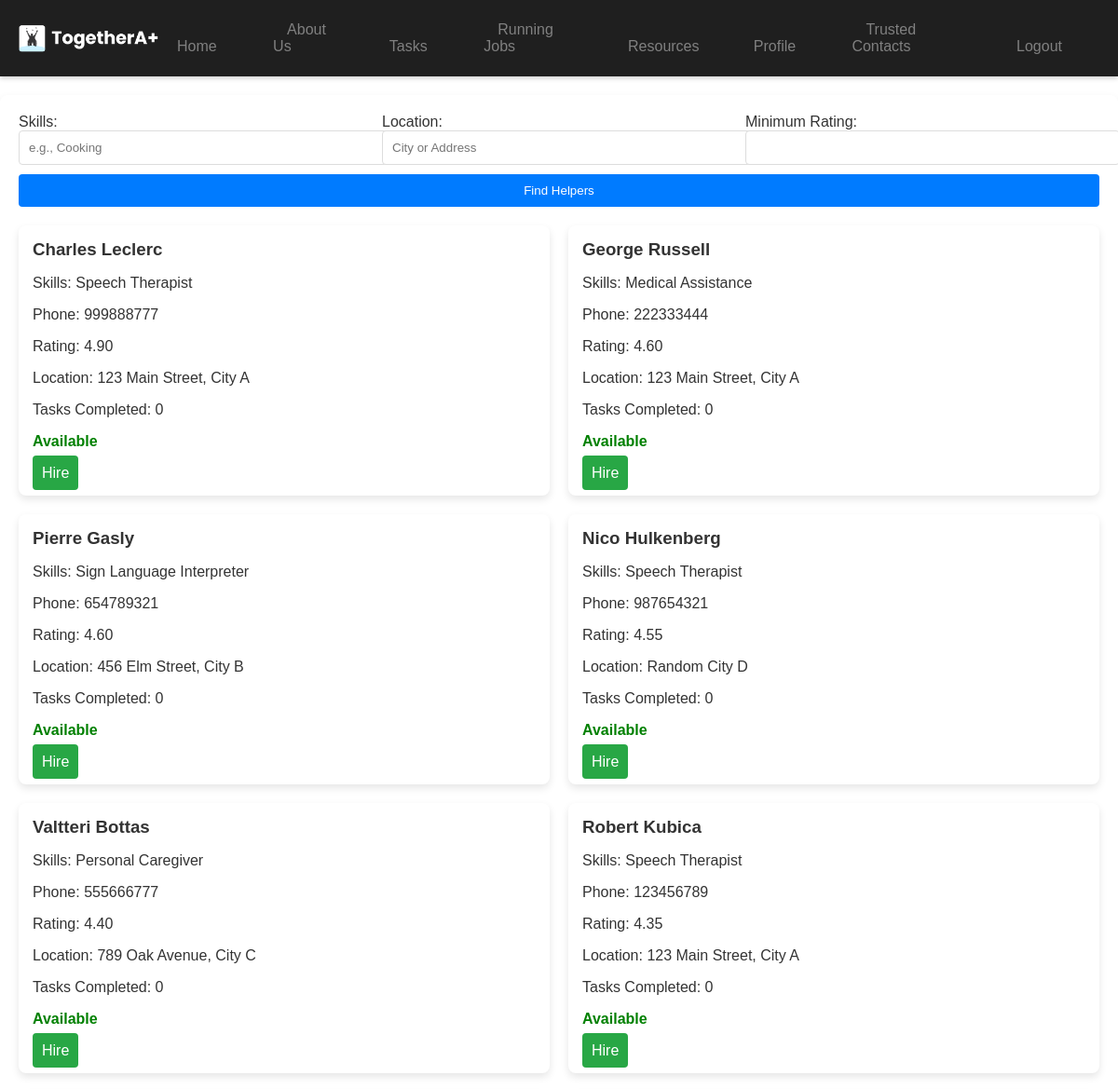
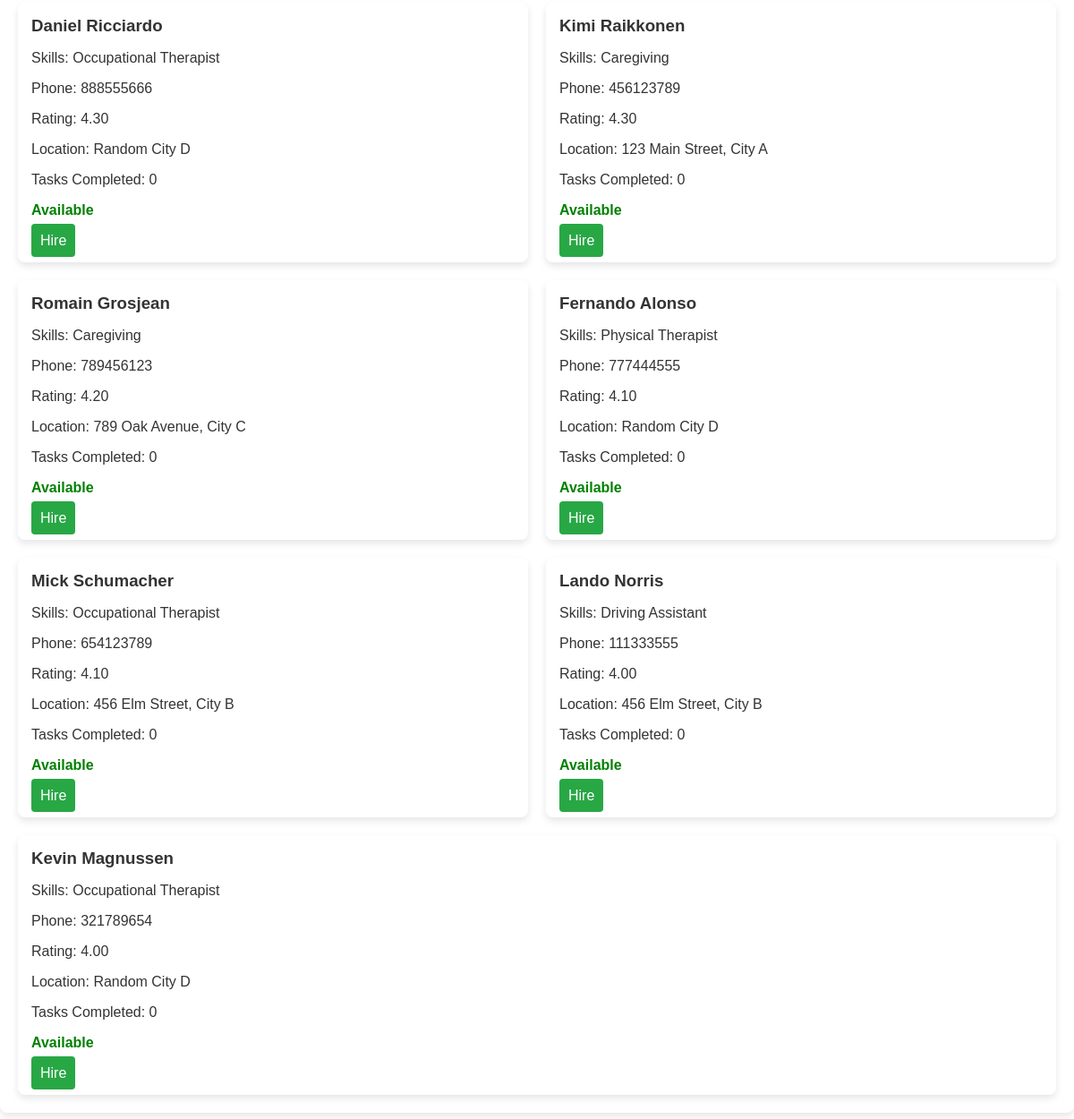
The page /find_new_helper.php (signed in) on the database its author committed (2 pictures, top to bottom).
### tables this page shows
CREATE TABLE `helpers` (
  `helper_id` int(11) NOT NULL,
  `name` varchar(255) NOT NULL,
  `email` varchar(255) NOT NULL,
  `password_hash` varchar(255) NOT NULL,
  `phone_number` varchar(15) DEFAULT NULL,
  `address` text DEFAULT NULL,
  `skills` text DEFAULT NULL,
  `rating` decimal(3,2) DEFAULT 0.00,
  `profile_photo` text DEFAULT NULL,
  `created_at` timestamp NOT NULL DEFAULT current_timestamp(),
  `updated_at` timestamp NOT NULL DEFAULT current_timestamp() ON UPDATE current_timestamp(),
  `verification_status` enum('pending','verified','rejected') DEFAULT 'pending',
  `verified_by` int(11) DEFAULT NULL,
  `status` enum('active','suspended','deactivated') DEFAULT 'active'
);

### find_new_helper.php (the view, shortened to what this page needs)
<?php
include 'dbconnect.php';
$user_id = $_SESSION['user_id'];
$sql = "
    SELECT
        h.helper_id,
        h.name,
        h.skills,
        h.rating,
        h.address,
        h.phone_number,
        COUNT(hr.hiring_id) AS tasks_completed,
        CASE
            WHEN h.status = 'active' AND
                 (SELECT COUNT(*)
                  FROM hiring_records hr2
                  WHERE hr2.helper_id = h.helper_id
                  AND hr2.status = 'in_progress') = 0
            THEN 'Available'
            ELSE 'Unavailable'
        END AS availability
    FROM
        helpers h
    LEFT JOIN
        hiring_records hr ON h.helper_id = hr.helper_id AND hr.status = 'completed'
    WHERE
        h.helper_id NOT IN (
            SELECT hr.helper_id
            FROM hiring_records hr
            WHERE hr.user_id = ?
        )
        AND h.status = 'active'
";
$sql .= "
    GROUP BY h.helper_id, h.name, h.skills, h.rating, h.address
    ORDER BY h.rating DESC, tasks_completed DESC;
";
$stmt = $conn->prepare($sql);
$stmt->bind_param("i", $user_id);
$stmt->execute();
$result = $stmt->get_result();
$helpers = $result->fetch_all(MYSQLI_ASSOC);
?>
<!DOCTYPE html>
<html lang="en">
<head>
    <link rel="stylesheet" href="styles.css">
</head>
<body>
    <?php include 'header_user.php'; ?>
    <main>
        <form method="GET" class="filter-form">
            <label>Skills:
                <input type="text" name="skills" placeholder="e.g., Cooking">
            </label>
            <label>Location:
                <input type="text" name="location" placeholder="City or Address">
            </label>
            <label>Minimum Rating:
                <input type="number" name="rating" step="0.1" min="0" max="5">
            </label>
            <button type="submit">Find Helpers</button>
        </form>
        <div class="helper-list">
            <?php if (count($helpers) > 0): ?>
                <?php foreach ($helpers as $helper): ?>
                    <div class="helper-card">
                        <h3><?php echo htmlspecialchars($helper['name']); ?></h3>
                        <p>Skills: <?php echo htmlspecialchars($helper['skills']); ?></p>
                        <p>Phone: <?php echo htmlspecialchars($helper['phone_number']); ?></p>
                        <p>Rating: <?php echo number_format($helper['rating'], 2); ?></p>
                        <p>Location: <?php echo htmlspecialchars($helper['address']); ?></p>
                        <p>Tasks Completed: <?php echo $helper['tasks_completed']; ?></p>
                        <p class="<?php echo $helper['availability'] === 'Available' ? 'availability' : 'not-available'; ?>">
                            <?php echo $helper['availability']; ?>
                        </p>
                        <a href="hire_helper.php?helper_id=<?php echo $helper['helper_id']; ?>" class="hire-button">Hire</a>
                    </div>
                <?php endforeach; ?>
            <?php else: ?>
                <p>No new helpers match your criteria.</p>
            <?php endif; ?>
        </div>
    </main>
</body>
</html>

### styles.css (style rules this page uses)
body { font-family: Arial, sans-serif; margin: 0; padding: 0; background-color: #121212; color: white; }

### home.css (style rules this page uses)
body { font-family: Arial, sans-serif; margin: 0; padding: 0; background-color: #ffffff; color: #333; }

### find_new_helper.php (style rules this page uses)
body { font-family: Arial, sans-serif; background-color: #f9f9f9; margin: 0; padding: 0; }
main { max-width: 1200px; margin: 20px auto; background-color: #fff; padding: 20px; border-radius: 8px; box-shadow: 0 4px 8px rgba(0, 0, 0, 0.1); }
.filter-form { display: flex; flex-wrap: wrap; gap: 10px; }
.filter-form label { flex: 1 1 calc(25% - 10px); }
.filter-form input, .filter-form button { width: 100%; padding: 10px; border: 1px solid #ddd; border-radius: 4px; }
.filter-form button { background-color: #007bff; color: white; border: none; cursor: pointer; }
.helper-list { display: flex; flex-wrap: wrap; gap: 20px; margin-top: 20px; }
.helper-card { background-color: #fff; padding: 15px; border-radius: 8px; box-shadow: 0 4px 8px rgba(0, 0, 0, 0.1); flex: 1 1 calc(33% - 20px); }
.helper-card h3 { margin: 0 0 10px; }
.availability { color: green; font-weight: bold; }
.hire-button { margin-top: 10px; padding: 10px; background-color: #28a745; color: white; text-align: center; text-decoration: none; border-radius: 4px; }

### rows shown on the page
helpers: name "Charles Leclerc", skills "Speech Therapist", phone_number "999888777", rating "4.90", address "123 Main Street, City A", tasks_completed "0", availability "Available"
helpers: name "George Russell", skills "Medical Assistance", phone_number "222333444", rating "4.60", address "123 Main Street, City A", tasks_completed "0", availability "Available"
helpers: name "Pierre Gasly", skills "Sign Language Interpreter", phone_number "654789321", rating "4.60", address "456 Elm Street, City B", tasks_completed "0", availability "Available"
helpers: name "Nico Hulkenberg", skills "Speech Therapist", phone_number "987654321", rating "4.55", address "Random City D", tasks_completed "0", availability "Available"
helpers: name "Valtteri Bottas", skills "Personal Caregiver", phone_number "555666777", rating "4.40", address "789 Oak Avenue, City C", tasks_completed "0", availability "Available"
helpers: name "Robert Kubica", skills "Speech Therapist", phone_number "123456789", rating "4.35", address "123 Main Street, City A", tasks_completed "0", availability "Available"
helpers: name "Daniel Ricciardo", skills "Occupational Therapist", phone_number "888555666", rating "4.30", address "Random City D", tasks_completed "0", availability "Available"
helpers: name "Kimi Raikkonen", skills "Caregiving", phone_number "456123789", rating "4.30", address "123 Main Street, City A", tasks_completed "0", availability "Available"
helpers: name "Romain Grosjean", skills "Caregiving", phone_number "789456123", rating "4.20", address "789 Oak Avenue, City C", tasks_completed "0", availability "Available"
helpers: name "Fernando Alonso", skills "Physical Therapist", phone_number "777444555", rating "4.10", address "Random City D", tasks_completed "0", availability "Available"
helpers: name "Mick Schumacher", skills "Occupational Therapist", phone_number "654123789", rating "4.10", address "456 Elm Street, City B", tasks_completed "0", availability "Available"
helpers: name "Lando Norris", skills "Driving Assistant", phone_number "111333555", rating "4.00", address "456 Elm Street, City B", tasks_completed "0", availability "Available"
helpers: name "Kevin Magnussen", skills "Occupational Therapist", phone_number "321789654", rating "4.00", address "Random City D", tasks_completed "0", availability "Available"
